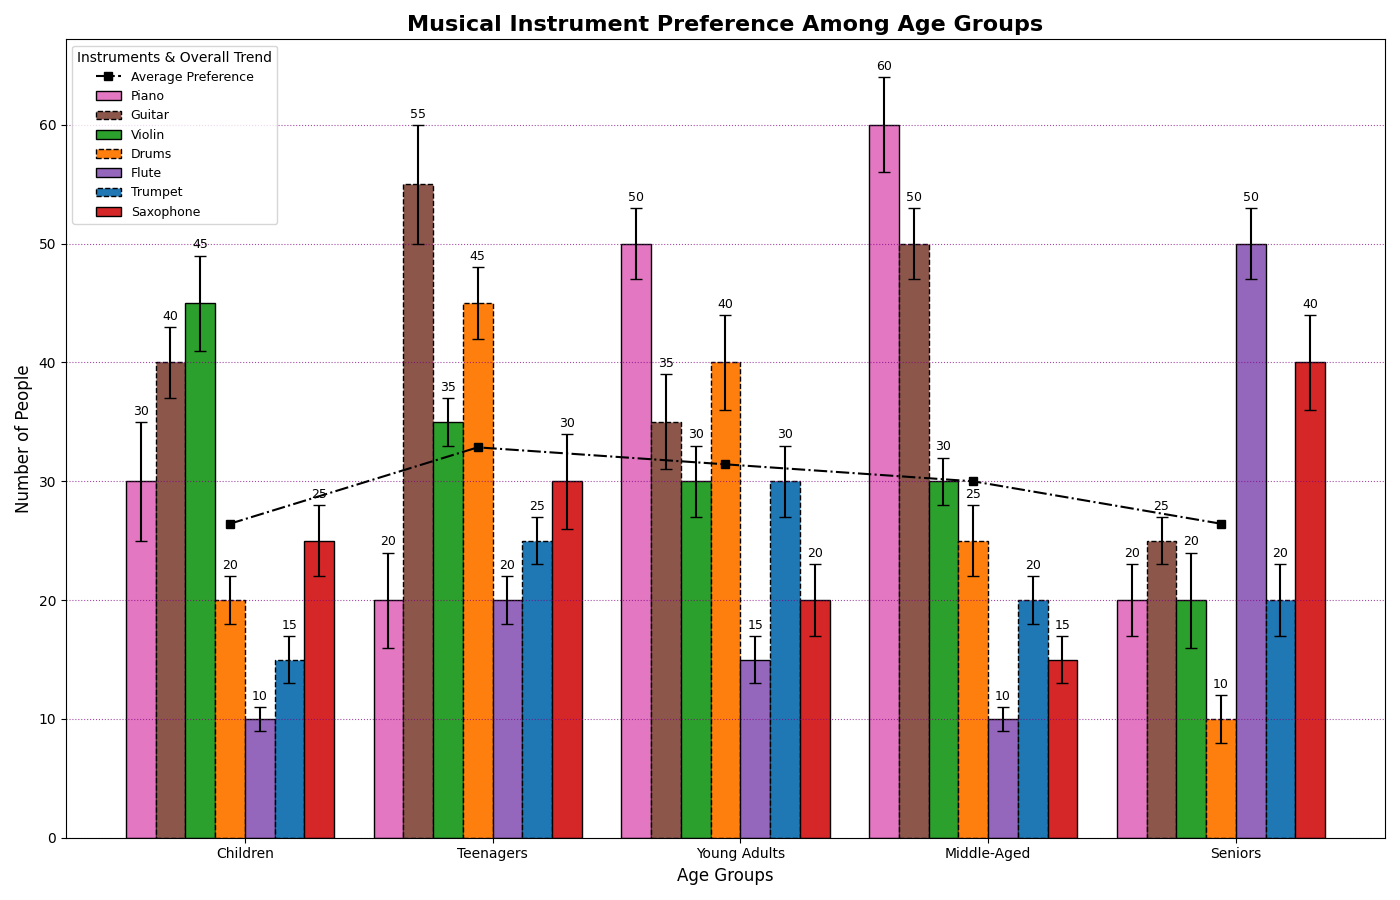

The script that drew this image:
import matplotlib.pyplot as plt
import numpy as np

age_groups = ['Children', 'Teenagers', 'Young Adults', 'Middle-Aged', 'Seniors']
instruments = ['Piano', 'Guitar', 'Violin', 'Drums', 'Flute', 'Trumpet', 'Saxophone']

preferences = np.array([
    [30, 40, 45, 20, 10, 15, 25],
    [20, 55, 35, 45, 20, 25, 30],
    [50, 35, 30, 40, 15, 30, 20],
    [60, 50, 30, 25, 10, 20, 15],
    [20, 25, 20, 10, 50, 20, 40]
])

std_devs = np.array([
    [5, 3, 4, 2, 1, 2, 3],
    [4, 5, 2, 3, 2, 2, 4],
    [3, 4, 3, 4, 2, 3, 3],
    [4, 3, 2, 3, 1, 2, 2],
    [3, 2, 4, 2, 3, 3, 4]
])

fig, ax = plt.subplots(figsize=(14, 9))

bar_width = 0.12
indices = np.arange(len(age_groups))

# Colors for the instruments
colors = ['#e377c2', '#8c564b', '#2ca02c', '#ff7f0e', '#9467bd', '#1f77b4', '#d62728']

# Plotting with different marker types and line styles
for i, instrument in enumerate(instruments):
    bar = ax.bar(
        indices + i * bar_width, 
        preferences[:, i], 
        width=bar_width, 
        yerr=std_devs[:, i], 
        label=instrument, 
        color=colors[i],
        capsize=4,
        edgecolor='k',  # Add border to bars
        linestyle='-' if i % 2 == 0 else '--'  # Randomly shuffled line styles
    )
    ax.bar_label(bar, label_type='edge', padding=3, fontsize=9)

ax.set_xlabel('Age Groups', fontsize=12)
ax.set_ylabel('Number of People', fontsize=12)
ax.set_title('Musical Instrument Preference Among Age Groups', fontsize=16, fontweight='bold')
ax.set_xticks(indices + bar_width * (len(instruments) / 2))
ax.set_xticklabels(age_groups, fontsize=10)

average_preferences = preferences.mean(axis=1)
ax.plot(indices + bar_width * (len(instruments) / 2 - 0.5), average_preferences, label='Average Preference', color='black', linestyle='-.', marker='s')  # Changed to dash-dot line with square markers

# Alter the legend
ax.legend(title='Instruments & Overall Trend', fontsize=9, loc='upper left')  # Changed position of legend

# Modify grid style
ax.yaxis.grid(True, linestyle=':', which='major', color='purple', alpha=0.7)  # Altered grid color and style

plt.tight_layout()
plt.show()
